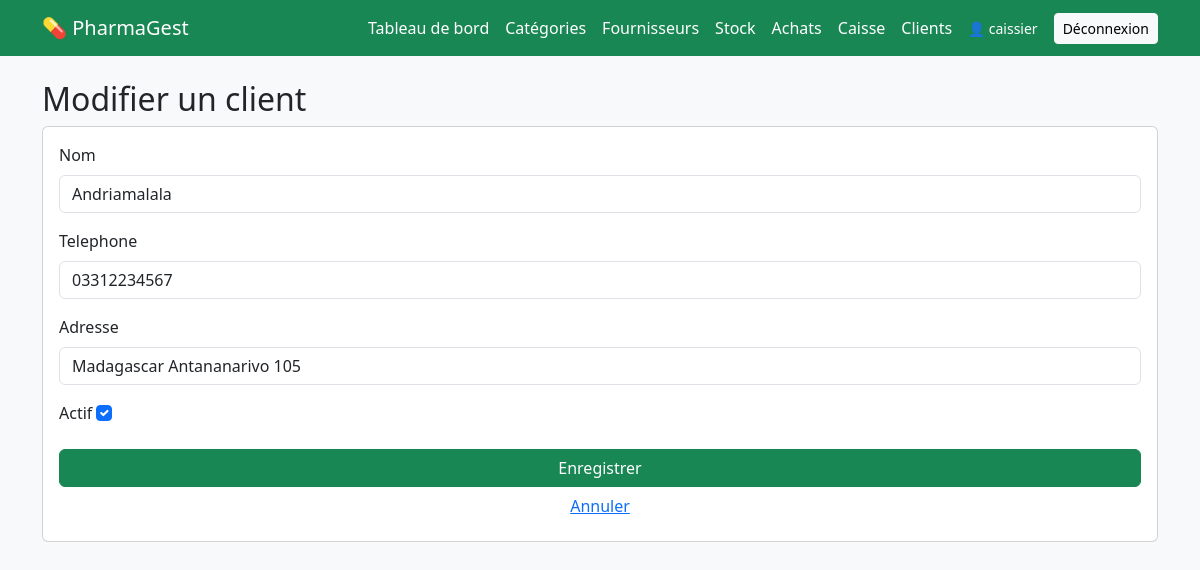
The app's page /clients/1/modifier/ (signed in) with its own data.
### clients/models.py (models this page shows, shortened)
class Client(models.Model):
    nom = models.CharField(max_length=150)
    telephone = models.CharField(max_length=30, blank=True)
    adresse = models.CharField(max_length=255, blank=True)
    actif = models.BooleanField(default=True)
    date_creation = models.DateTimeField(auto_now_add=True)
    class Meta:
        ordering = ["nom"]

### clients/views.py (the view, shortened to what this page needs)
# urls.py: path("<int:pk>/modifier/", views.ClientUpdateView.as_view(), name="client_modifier"),
class ClientUpdateView(UpdateView):
    model = Client
    form_class = ClientForm
    template_name = "clients/form.html"
    success_url = reverse_lazy("client_liste")

### clients/forms.py
class ClientForm(forms.ModelForm):
    class Meta:
        model = Client
        fields = ["nom", "telephone", "adresse", "actif"]
    def __init__(self, *args, **kwargs):
        super().__init__(*args, **kwargs)
        for name, f in self.fields.items():
            f.widget.attrs["class"] = "form-check-input" if name == "actif" else "form-control"

### templates/clients/form.html (shortened to what this page needs)
{% extends "base.html" %}
{% block content %}
<h2>{% if object %}Modifier{% else %}Ajouter{% endif %} un client</h2>
<form method="post" class="card card-body">
  {% for field in form %}
    <div class="mb-3">
      <label class="form-label">{{ field.label }}</label>
      {{ field }}
    </div>
  {% endfor %}
  <button class="btn btn-success">Enregistrer</button>
  <a href="{% url 'client_liste' %}" class="btn btn-link">Annuler</a>
</form>
{% endblock %}

### templates/base.html (shortened to what this page needs)
<!DOCTYPE html>
<html lang="fr">
<head>
  <link href="https://cdn.jsdelivr.net/npm/bootstrap@5.3.3/dist/css/bootstrap.min.css" rel="stylesheet">
</head>
<body class="bg-light">
<nav class="navbar navbar-dark bg-success mb-4">
  <div class="container">
    <a class="navbar-brand" href="{% url 'medicament_liste' %}">💊 PharmaGest</a>
    <div class="d-flex gap-3 align-items-center flex-wrap">
      <a class="nav-link text-white" href="{% url 'dashboard' %}">Tableau de bord</a>
      <a class="nav-link text-white" href="{% url 'categorie_liste' %}">Catégories</a>
      <a class="nav-link text-white" href="{% url 'fournisseur_liste' %}">Fournisseurs</a>
      <a class="nav-link text-white" href="{% url 'stock_apercu' %}">Stock</a>
      <a class="nav-link text-white" href="{% url 'achat_liste' %}">Achats</a>
      <a class="nav-link text-white" href="{% url 'caisse' %}">Caisse</a>
      <a class="nav-link text-white" href="{% url 'client_liste' %}">Clients</a>
      {% if user.is_authenticated %}
        <span class="text-white small">👤 {{ user.username }}</span>
        <form method="post" action="{% url 'logout' %}" class="m-0">
          <button class="btn btn-light btn-sm">Déconnexion</button>
        </form>
      {% endif %}
    </div>
  </div>
</nav>
<div class="container">
  {% block content %}{% endblock %}
</div>
</body>
</html>

### records on screen
Client: form "Andriamalala" "03312234567" "Madagascar Antananarivo 105" "☑"

### other values on screen
{{ user.username }} "caissier"
{{ field.label }} "Nom" "Telephone" "Adresse" "Actif"
